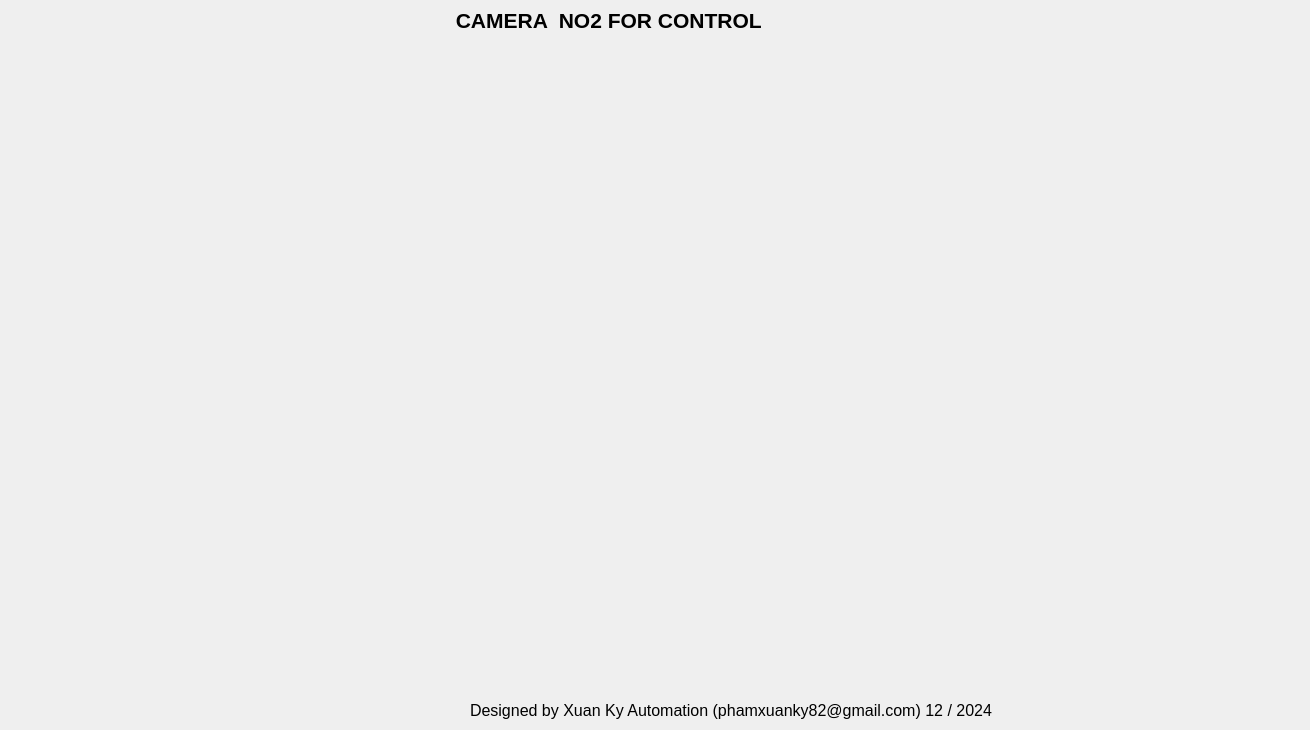
    <widget class="QWidget" name="tab2">
     <attribute name="title">
      <string>CAM 2 - CONTROL</string>
     </attribute>
     <widget class="QLabel" name="lbl_camera_aft2">
      <property name="geometry">
       <rect>
        <x>0</x>
        <y>0</y>
        <width>1301</width>
        <height>721</height>
       </rect>
      </property>
      <property name="text">
       <string/>
      </property>
      <property name="pixmap">
       <pixmap>png/Robot3.png</pixmap>
      </property>
     </widget>
     <widget class="QLabel" name="label">
      <property name="geometry">
       <rect>
        <x>450</x>
        <y>10</y>
        <width>311</width>
        <height>21</height>
       </rect>
      </property>
      <property name="font">
       <font>
        <pointsize>16</pointsize>
        <bold>true</bold>
       </font>
      </property>
      <property name="text">
       <string> CAMERA  NO2 FOR CONTROL</string>
      </property>
     </widget>
     <widget class="QLabel" name="label_45">
      <property name="geometry">
       <rect>
        <x>470</x>
        <y>700</y>
        <width>551</width>
        <height>20</height>
       </rect>
      </property>
      <property name="font">
       <font>
        <pointsize>12</pointsize>
       </font>
      </property>
      <property name="text">
       <string>Designed by Xuan Ky Automation (phamxuanky82@gmail.com) 12 / 2024</string>
      </property>
     </widget>
    </widget>
